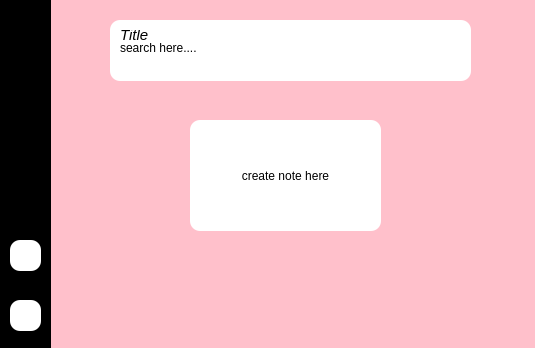
<?xml version="1.0" encoding="UTF-8"?>
<ui version="4.0">
 <class>Form</class>
 <widget class="QWidget" name="Form">
  <property name="geometry">
   <rect>
    <x>0</x>
    <y>0</y>
    <width>535</width>
    <height>348</height>
   </rect>
  </property>
  <property name="windowTitle">
   <string>Form</string>
  </property>
  <property name="styleSheet">
   <string notr="true">background-color:pink;
color:black;</string>
  </property>
  <widget class="QWidget" name="widget" native="true">
   <property name="geometry">
    <rect>
     <x>0</x>
     <y>0</y>
     <width>51</width>
     <height>351</height>
    </rect>
   </property>
   <property name="styleSheet">
    <string notr="true">background-color:black;</string>
   </property>
   <widget class="QLabel" name="label">
    <property name="geometry">
     <rect>
      <x>10</x>
      <y>10</y>
      <width>31</width>
      <height>31</height>
     </rect>
    </property>
    <property name="styleSheet">
     <string notr="true">background-color:black</string>
    </property>
    <property name="text">
     <string/>
    </property>
    <property name="pixmap">
     <pixmap>../../../Pictures/2993705_affinity_brand_brands_designer_logo_icon.png</pixmap>
    </property>
    <property name="scaledContents">
     <bool>true</bool>
    </property>
   </widget>
   <widget class="QPushButton" name="pushButton">
    <property name="geometry">
     <rect>
      <x>10</x>
      <y>300</y>
      <width>31</width>
      <height>31</height>
     </rect>
    </property>
    <property name="styleSheet">
     <string notr="true">background-color:white;
border-radius:10px;</string>
    </property>
    <property name="text">
     <string/>
    </property>
    <property name="icon">
     <iconset>
      <normaloff>../../../Pictures/trash-can-basket-rubbish-128.webp</normaloff>../../../Pictures/trash-can-basket-rubbish-128.webp</iconset>
    </property>
    <property name="iconSize">
     <size>
      <width>40</width>
      <height>40</height>
     </size>
    </property>
   </widget>
   <widget class="QPushButton" name="pushButton_2">
    <property name="geometry">
     <rect>
      <x>10</x>
      <y>240</y>
      <width>31</width>
      <height>31</height>
     </rect>
    </property>
    <property name="styleSheet">
     <string notr="true">background-color:white;
border-radius:10px;</string>
    </property>
    <property name="text">
     <string/>
    </property>
    <property name="icon">
     <iconset>
      <normaloff>../../../Pictures/Download-128.webp</normaloff>../../../Pictures/Download-128.webp</iconset>
    </property>
    <property name="iconSize">
     <size>
      <width>25</width>
      <height>25</height>
     </size>
    </property>
   </widget>
  </widget>
  <widget class="QLineEdit" name="lineEdit">
   <property name="geometry">
    <rect>
     <x>110</x>
     <y>20</y>
     <width>361</width>
     <height>61</height>
    </rect>
   </property>
   <property name="styleSheet">
    <string notr="true">background-color:white;
border-radius:10px;
</string>
   </property>
  </widget>
  <widget class="QLabel" name="label_2">
   <property name="geometry">
    <rect>
     <x>120</x>
     <y>30</y>
     <width>35</width>
     <height>10</height>
    </rect>
   </property>
   <property name="font">
    <font>
     <pointsize>11</pointsize>
     <weight>50</weight>
     <italic>true</italic>
     <bold>false</bold>
    </font>
   </property>
   <property name="styleSheet">
    <string notr="true">background-color:white;</string>
   </property>
   <property name="text">
    <string>Title</string>
   </property>
  </widget>
  <widget class="QLabel" name="label_3">
   <property name="geometry">
    <rect>
     <x>120</x>
     <y>40</y>
     <width>151</width>
     <height>16</height>
    </rect>
   </property>
   <property name="styleSheet">
    <string notr="true">background-color:white;</string>
   </property>
   <property name="text">
    <string>search here....</string>
   </property>
  </widget>
  <widget class="QPushButton" name="pushButton_3">
   <property name="geometry">
    <rect>
     <x>170</x>
     <y>57</y>
     <width>21</width>
     <height>20</height>
    </rect>
   </property>
   <property name="styleSheet">
    <string notr="true">background-color:white;
border-radius:10px;</string>
   </property>
   <property name="text">
    <string/>
   </property>
   <property name="icon">
    <iconset>
     <normaloff>../../../Pictures/add_user-128.webp</normaloff>../../../Pictures/add_user-128.webp</iconset>
   </property>
   <property name="iconSize">
    <size>
     <width>20</width>
     <height>20</height>
    </size>
   </property>
  </widget>
  <widget class="QPushButton" name="pushButton_4">
   <property name="geometry">
    <rect>
     <x>210</x>
     <y>57</y>
     <width>21</width>
     <height>20</height>
    </rect>
   </property>
   <property name="styleSheet">
    <string notr="true">background-color:white;
border-radius:10px;</string>
   </property>
   <property name="text">
    <string/>
   </property>
   <property name="icon">
    <iconset>
     <normaloff>../../../Pictures/ic_palette_48px-128.webp</normaloff>../../../Pictures/ic_palette_48px-128.webp</iconset>
   </property>
   <property name="iconSize">
    <size>
     <width>25</width>
     <height>25</height>
    </size>
   </property>
  </widget>
  <widget class="QPushButton" name="btnCreate">
   <property name="geometry">
    <rect>
     <x>190</x>
     <y>120</y>
     <width>191</width>
     <height>111</height>
    </rect>
   </property>
   <property name="styleSheet">
    <string notr="true">border-radius:10px;
background-color:white;</string>
   </property>
   <property name="text">
    <string>create note here</string>
   </property>
  </widget>
 </widget>
 <resources/>
 <connections/>
</ui>
